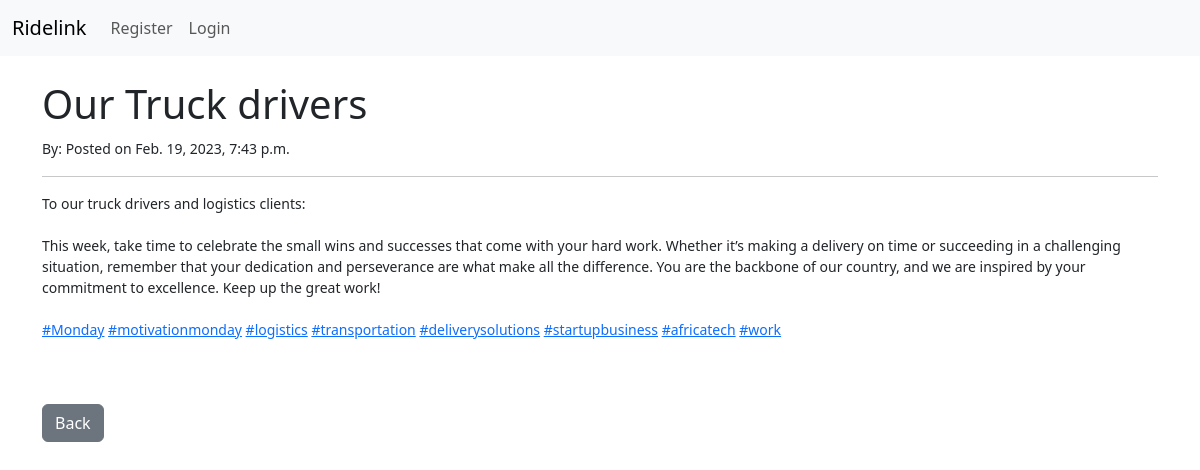
Page /article/6 on the committed database.
### blog/models.py (models this page shows, shortened)
class Post(models.Model):
    author = models.ForeignKey(User, on_delete=models.SET_NULL, null=True)
    title = models.CharField(max_length=200)
    header_image = models.ImageField(null=True, blank=True, upload_to="images")
    title_tag = models.CharField(max_length=200, default='Ridelink Series')
    content = RichTextField(blank=True, null=True)
    date_posted = models.DateTimeField(auto_now_add = True)
    class Meta :
        ordering = ['-date_posted']

### blog/views.py (the view)
# urls.py: path('article/<int:pk>',ArticleDetialView.as_view(), name ='article-detail'),
class ArticleDetialView(DetailView):
    model = Post
    template_name = 'blog/article_details.html'

### blog/templates/blog/article_details.html (shortened to what this page needs)
{% extends 'blog/base.html' %}
{% block content %}
    <h1>{{post.title}}</h1>
    <small>By: {{post.author.first_name}} {{post.author.last_name}}  Posted on {{post.date_posted}}
    <hr>
    <p>{{post.content|safe}}</p>
    <br><br>
    <a href="{% url 'home' %}" class="btn btn-secondary">Back</a>
{% endblock content %}

### rows in the picture
Post: title "Our Truck drivers", date_posted "Feb. 19, 2023, 7:43 p.m.", content "To our truck drivers and logistics clients: This week, take time to celebrate the small wins and successes that come with your hard work. Whether it’s making a delivery on time or succeeding in a challenging situation, remember that your dedication and perseverance are what make all the difference. You are the backbone of our country, and we are inspired by your commitment to excellence. Keep up the great work! #Monday #motivationmonday #logistics #transportation #deliverysolutions #startupbusiness #africatech #work"
